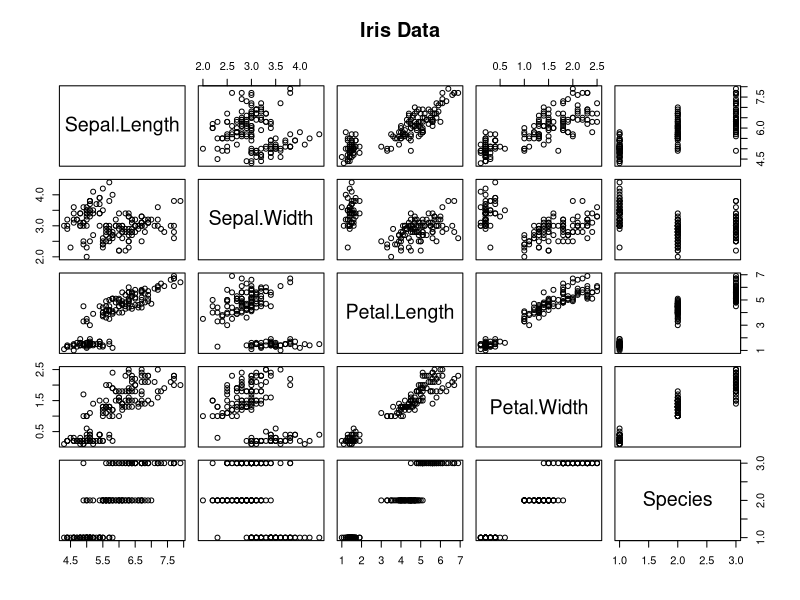
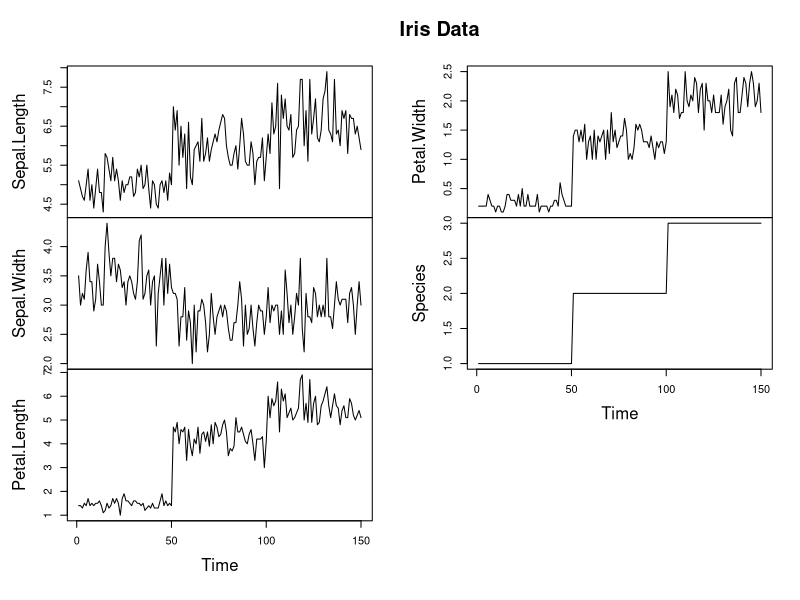
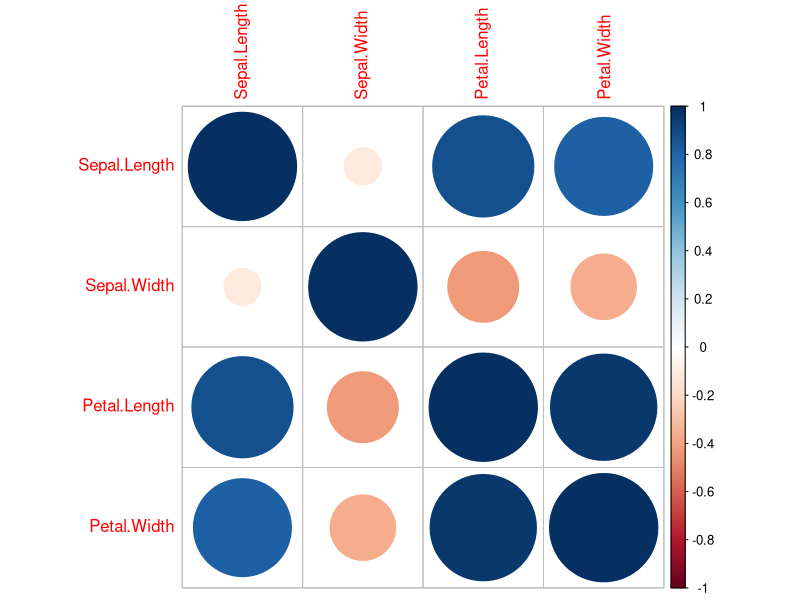

Recreate these plots in R, in order.
## ---- chunk 1
iris
## ---- chunk 2
summary(iris)
## ---- chunk 3
pairs(main="Iris Data", iris)
## ---- chunk 4
plot.ts(main="Iris Data", iris)
## ---- chunk 5
d <- data.frame(Sepal.Length = iris$Sepal.Length, Sepal.Width = iris$Sepal.Width, Petal.Length = iris$Petal.Length, Petal.Width = iris$Petal.Width)
m <- cor(d)
library('corrplot')
corrplot(m, method="circle")
## ---- chunk 6
testidx <- which(1:length(iris[,1])%%5==0)
## ---- chunk 7
iristrain <- iris[-testidx,]
## ---- chunk 8
iristest <- iris[testidx,]
## ---- chunk 9
model <- lm(Petal.Width~., data=iristrain)
## ---- chunk 10
prediciton <- predict(model, newdata=iristest)
## ---- chunk 11
cor(prediciton, iristest$Petal.Width)
## ---- chunk 12
summary(model)
